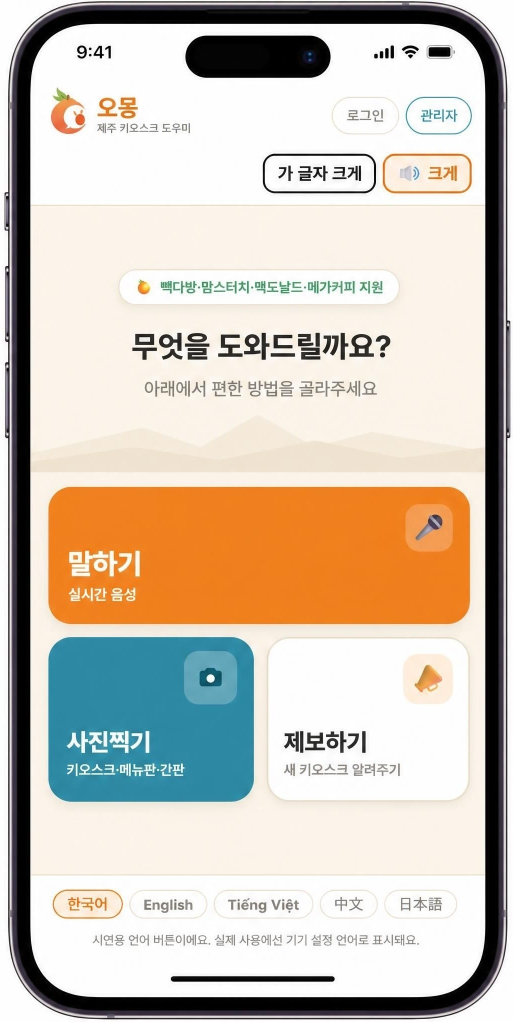
#> input picture assets/omong-mockup-original.jpg, 1026 x 2044 px (shown at 1/2 size)
$ python split_panels.py ../assets/omong-mockup-original.jpg ../assets/omong-award.jpg ../assets/omong-award.jpg
#> lines starting #> are read from the running program, lines starting #| are printed output that depends on the picture
#> in split, im is the input picture: PIL image 1026x2044 RGB; mean R, G, B 205.2, 195.4, 182.8
# -*- coding: utf-8 -*-
"""그림판에서 여러 화면을 흰 캔버스에 붙여 만든 합성 이미지를 화면별로 되쪼갠다.

원본 픽셀을 그대로 잘라 내기만 하므로 화질 손실이 없다. numpy 없이 PIL만 쓴다.
사용 — python tools/split_panels.py <이미지> <출력폴더> <접두어>
"""
import os
import sys
from PIL import Image

DOWN = 4        # 탐지용 축소 배율. 얇은 흰 틈까지 살리려면 8은 너무 거칠다
WHITE = 248     # 이 값 이상이면 배경(흰색)으로 본다
RATIO = 0.993   # 한 줄에서 배경 픽셀이 이 비율을 넘으면 '빈 줄'로 본다.
                # 붙어 있는 패널 사이의 1~2px 틈에 잡티가 섞여도 견딘다
MIN_SIDE = 120  # 이보다 작은 조각은 잡티로 버린다


def _content_map(im):
    """축소한 흑백 이미지에서 '내용이 있는' 픽셀 좌표 집합을 만든다."""
    g = im.convert('L').resize((im.width // DOWN or 1, im.height // DOWN or 1), Image.BOX)
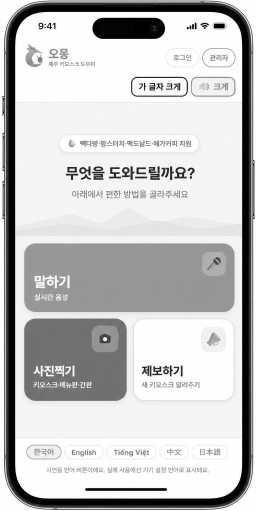
#> g: PIL image 256x511 L; min 0, max 255, mean 197
    px = g.load()
    w, h = g.size
#> w = 256; h = 511
    rows = [sum(1 for x in range(w) if px[x, y] >= WHITE) / w <= RATIO for y in range(h)]
#> rows = 511 items, first 6: True, True, True, True, True, True
    cols = [sum(1 for y in range(h) if px[x, y] >= WHITE) / h <= RATIO for x in range(w)]
#> cols = 256 items, first 6: False, False, True, True, True, True
    return rows, cols, w, h


def _bands(flags, gap=1):
    """True가 이어지는 구간을 [(start, end)]로 묶는다. gap 이하의 끊김은 이어 붙인다."""
    out, s = [], None
    blanks = 0
    for i, v in enumerate(flags):
        if v:
            if s is None:
                s = i
            blanks = 0
        elif s is not None:
            blanks += 1
            if blanks > gap:
                out.append((s, i - blanks))
                s = None
    if s is not None:
        out.append((s, len(flags) - 1))
    return out


def _tighten(im, box):
    """자른 영역의 흰 여백을 한 번 더 깎아 낸다."""
    x0, y0, x1, y1 = box
    g = im.crop(box).convert('L')
    px = g.load()
    w, h = g.size
    top = next((y for y in range(h) if any(px[x, y] < WHITE for x in range(w))), 0)
    bot = next((y for y in range(h - 1, -1, -1) if any(px[x, y] < WHITE for x in range(w))), h - 1)
    lft = next((x for x in range(w) if any(px[x, y] < WHITE for y in range(h))), 0)
    rgt = next((x for x in range(w - 1, -1, -1) if any(px[x, y] < WHITE for y in range(h))), w - 1)
    return (x0 + lft, y0 + top, x0 + rgt + 1, y0 + bot + 1)


def split(path, outdir, prefix):
    im = Image.open(path)
    if im.mode in ('RGBA', 'LA', 'P'):
        # 투명 배경은 흰색으로 깔아야 배경 판정이 맞는다
        bg = Image.new('RGB', im.size, (255, 255, 255))
        im = im.convert('RGBA')
        bg.paste(im, mask=im.split()[-1])
        im = bg
    else:
        im = im.convert('RGB')

    rows, cols, _, _ = _content_map(im)
    os.makedirs(outdir, exist_ok=True)
    n = 0
    # 가로 띠를 먼저 나누고, 띠 안에서 다시 세로로 나눈다 (그림판 배치가 보통 이 형태다)
    for ry0, ry1 in _bands(rows):
#> in _bands, `blanks = 0`: blanks = 0
        y0, y1 = ry0 * DOWN, min((ry1 + 1) * DOWN, im.height)
        strip = im.crop((0, y0, im.width, y1))
        srows, scols, _, _ = _content_map(strip)
        for cx0, cx1 in _bands(scols):
            x0, x1 = cx0 * DOWN, min((cx1 + 1) * DOWN, im.width)
            box = _tighten(im, (x0, y0, x1, y1))
            if box[2] - box[0] < MIN_SIDE or box[3] - box[1] < MIN_SIDE:
                continue
            n += 1
            out = os.path.join(outdir, '%s-%02d.png' % (prefix, n))
            im.crop(box).save(out, optimize=True)
            print('  %s  %dx%d' % (os.path.basename(out), box[2] - box[0], box[3] - box[1]))
#> this loop made 1 pass
#> (y0 in _tighten, y1 in _tighten, w in _tighten, h in _tighten) on pass 1: (0, 2044, 1016, 2044)
#|   omong-award.jpg-01.png  1016x2042
#> pass 1, in _tighten, `g = im.crop(box).convert('L')`:
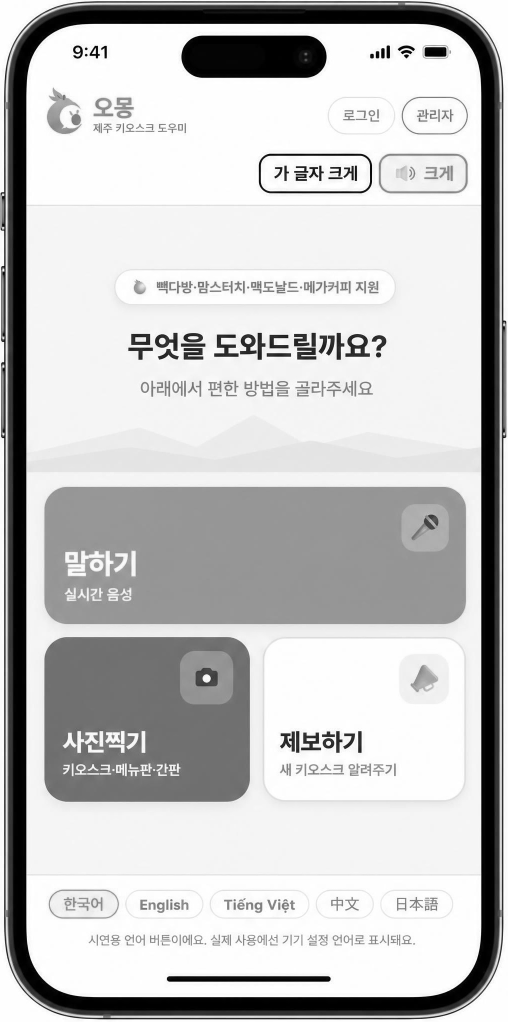
#> g: PIL image 1016x2044 L (shown at 1/2 size); min 0, max 255, mean 196.4
#> pass 1, in split, `im.crop(box).save(out, optimize=True)`:
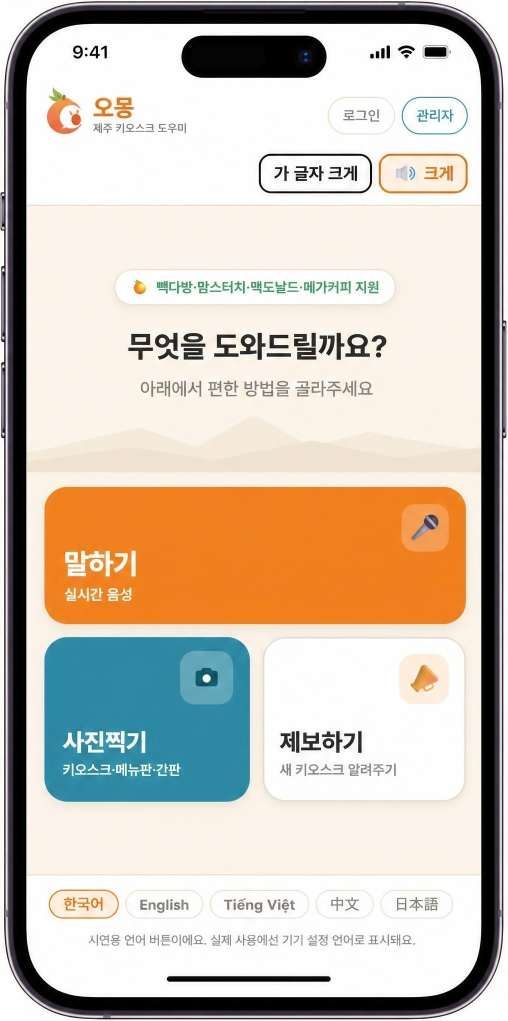
#> saved as omong-award.jpg-01.png: PIL image 1016x2042 RGB (shown at 1/2 size); mean R, G, B 204.7, 194.8, 182.1
#> after the loop, n = 1
    print('%s → %d개' % (os.path.basename(path), n))
#| omong-mockup-original.jpg → 1개
    return n


if __name__ == '__main__':
    split(sys.argv[1], sys.argv[2], sys.argv[3])
